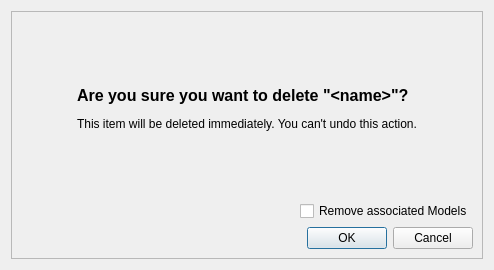
<?xml version="1.0" encoding="UTF-8"?>
<ui version="4.0">
 <class>RemoveProjectDialog</class>
 <widget class="QDialog" name="RemoveProjectDialog">
  <property name="geometry">
   <rect>
    <x>0</x>
    <y>0</y>
    <width>494</width>
    <height>270</height>
   </rect>
  </property>
  <property name="windowTitle">
   <string>Remove Project</string>
  </property>
  <layout class="QGridLayout" name="gridLayout_2">
   <item row="0" column="0">
    <widget class="QFrame" name="frame">
     <property name="frameShape">
      <enum>QFrame::StyledPanel</enum>
     </property>
     <property name="frameShadow">
      <enum>QFrame::Raised</enum>
     </property>
     <layout class="QGridLayout" name="gridLayout">
      <item row="0" column="0">
       <layout class="QVBoxLayout" name="verticalLayout_2">
        <item>
         <widget class="QLabel" name="classificationPluginLabel">
          <property name="text">
           <string/>
          </property>
         </widget>
        </item>
        <item>
         <layout class="QHBoxLayout" name="horizontalLayout">
          <item>
           <spacer name="horizontalSpacer_2">
            <property name="orientation">
             <enum>Qt::Horizontal</enum>
            </property>
            <property name="sizeHint" stdset="0">
             <size>
              <width>40</width>
              <height>20</height>
             </size>
            </property>
           </spacer>
          </item>
          <item>
           <layout class="QVBoxLayout" name="verticalLayout">
            <item>
             <spacer name="verticalSpacer_2">
              <property name="orientation">
               <enum>Qt::Vertical</enum>
              </property>
              <property name="sizeHint" stdset="0">
               <size>
                <width>20</width>
                <height>40</height>
               </size>
              </property>
             </spacer>
            </item>
            <item>
             <widget class="QLabel" name="label">
              <property name="focusPolicy">
               <enum>Qt::ClickFocus</enum>
              </property>
              <property name="text">
               <string>&lt;html&gt;&lt;head/&gt;&lt;body&gt;&lt;p&gt;&lt;span style=&quot; font-size:12pt; font-weight:600;&quot;&gt;Are you sure you want to delete &amp;quot;&amp;lt;name&amp;gt;&amp;quot;?&lt;/span&gt;&lt;/p&gt;&lt;p&gt;This item will be deleted immediately. You can't undo this action.&lt;/p&gt;&lt;/body&gt;&lt;/html&gt;</string>
              </property>
              <property name="textFormat">
               <enum>Qt::RichText</enum>
              </property>
             </widget>
            </item>
            <item>
             <spacer name="verticalSpacer">
              <property name="orientation">
               <enum>Qt::Vertical</enum>
              </property>
              <property name="sizeHint" stdset="0">
               <size>
                <width>20</width>
                <height>40</height>
               </size>
              </property>
             </spacer>
            </item>
           </layout>
          </item>
          <item>
           <spacer name="horizontalSpacer">
            <property name="orientation">
             <enum>Qt::Horizontal</enum>
            </property>
            <property name="sizeHint" stdset="0">
             <size>
              <width>40</width>
              <height>20</height>
             </size>
            </property>
           </spacer>
          </item>
         </layout>
        </item>
        <item>
         <widget class="QLabel" name="label_error">
          <property name="layoutDirection">
           <enum>Qt::LeftToRight</enum>
          </property>
          <property name="styleSheet">
           <string notr="true">QLabel { color : red; }</string>
          </property>
          <property name="text">
           <string/>
          </property>
          <property name="alignment">
           <set>Qt::AlignCenter</set>
          </property>
         </widget>
        </item>
        <item>
         <layout class="QHBoxLayout" name="horizontalLayout_2">
          <item>
           <spacer name="horizontalSpacer_3">
            <property name="orientation">
             <enum>Qt::Horizontal</enum>
            </property>
            <property name="sizeHint" stdset="0">
             <size>
              <width>40</width>
              <height>20</height>
             </size>
            </property>
           </spacer>
          </item>
          <item>
           <widget class="QCheckBox" name="checkBox">
            <property name="text">
             <string>Remove associated Models</string>
            </property>
           </widget>
          </item>
         </layout>
        </item>
        <item>
         <widget class="QDialogButtonBox" name="buttonBox">
          <property name="orientation">
           <enum>Qt::Horizontal</enum>
          </property>
          <property name="standardButtons">
           <set>QDialogButtonBox::Cancel|QDialogButtonBox::Ok</set>
          </property>
         </widget>
        </item>
       </layout>
      </item>
     </layout>
    </widget>
   </item>
  </layout>
 </widget>
 <resources/>
 <connections/>
</ui>
